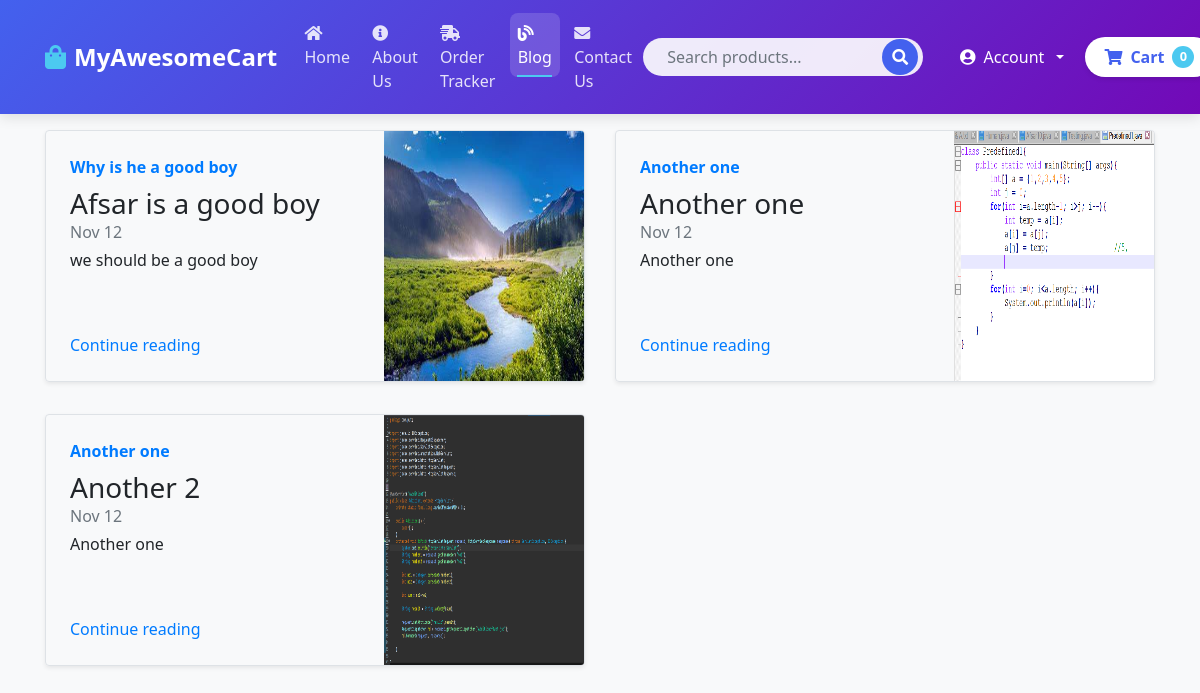
Screenshot of /blog/ with the database file from the repository.
### blog/models.py (models this page shows)
class Blogpost(models.Model):
    post_id = models.AutoField(primary_key=True)
    title = models.CharField(max_length=50)
    head0 = models.CharField(max_length=500, default="")
    chead0 = models.CharField(max_length=5000, default="")
    head1 = models.CharField(max_length=500, default="")
    chead1 = models.CharField(max_length=5000, default="")
    head2 = models.CharField(max_length=500, default="")
    chead2 = models.CharField(max_length=5000, default="")
    pub_date = models.DateField()
    thumbnail = models.ImageField(upload_to="shop/image", default="")
    def __str__(self):
        return self.title

### blog/views.py (the view)
# urls.py: path('', views.index, name="ShopHome"),
def index(request):
    myposts = Blogpost.objects.all()
    print(myposts)
    return render(request, 'blog/index.html', {'myposts': myposts})

### blog/templates/blog/index.html
{%extends 'shop/basic.html'%}
{% block body %}
  <div class="container mt-3">
    <div class="row my-2">
    {% for item in myposts %}
    <div class="col-md-6">
      <div class="row no-gutters border rounded overflow-hidden flex-md-row mb-4 shadow-sm h-md-250 position-relative">
        <div class="col p-4 d-flex flex-column position-static">
          <strong class="d-inline-block mb-2 text-primary">{{item.head0}}</strong>
          <h3 class="mb-0">{{item.title}}</h3>
          <div class="mb-1 text-muted">Nov 12</div>
          <p class="card-text mb-auto">{{item.head1}}</p>
          <a href="blogpost/{{item.post_id}}" class="stretched-link">Continue reading</a>
        </div>
        <div class="col-auto d-none d-lg-block">
          <img src="/media/{{item.thumbnail}}" class="bd-placeholder-img" width="200" height="250" aria-label="Placeholder: Thumbnail"/>
        </div>
      </div>
    </div>
  {% if forloop.counter|divisibleby:2 %}
  </div><div class="row my-2">
    {% endif %}
    {% endfor %}
  </div>
{% endblock %}

### rows the page displays
Blogpost: head0 "Why is he a good boy", title "Afsar is a good boy", head1 "we should be a good boy", thumbnail (picture)
Blogpost: head0 "Another one", title "Another one", head1 "Another one", thumbnail (picture)
Blogpost: head0 "Another one", title "Another 2", head1 "Another one", thumbnail (picture)
